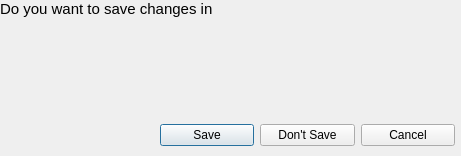
<?xml version="1.0" encoding="UTF-8"?>
<ui version="4.0">
 <class>SaveDialog</class>
 <widget class="QDialog" name="SaveDialog">
  <property name="geometry">
   <rect>
    <x>0</x>
    <y>0</y>
    <width>461</width>
    <height>156</height>
   </rect>
  </property>
  <property name="windowTitle">
   <string>Notepad</string>
  </property>
  <widget class="QWidget" name="horizontalLayoutWidget">
   <property name="geometry">
    <rect>
     <x>160</x>
     <y>120</y>
     <width>295</width>
     <height>31</height>
    </rect>
   </property>
   <layout class="QHBoxLayout" name="horizontalLayout">
    <item>
     <widget class="QPushButton" name="buttonSave">
      <property name="whatsThis">
       <string>Save file and close notepad</string>
      </property>
      <property name="text">
       <string>Save</string>
      </property>
     </widget>
    </item>
    <item>
     <widget class="QPushButton" name="buttonDontSave">
      <property name="whatsThis">
       <string>Don't save file and close notepad</string>
      </property>
      <property name="text">
       <string>Don't Save</string>
      </property>
     </widget>
    </item>
    <item>
     <widget class="QPushButton" name="buttonCancel">
      <property name="whatsThis">
       <string>Don't close notepad</string>
      </property>
      <property name="text">
       <string>Cancel</string>
      </property>
     </widget>
    </item>
   </layout>
  </widget>
  <widget class="QLabel" name="askMessage">
   <property name="geometry">
    <rect>
     <x>0</x>
     <y>0</y>
     <width>461</width>
     <height>111</height>
    </rect>
   </property>
   <property name="font">
    <font>
     <pointsize>11</pointsize>
    </font>
   </property>
   <property name="text">
    <string>Do you want to save changes in</string>
   </property>
   <property name="alignment">
    <set>Qt::AlignLeading|Qt::AlignLeft|Qt::AlignTop</set>
   </property>
   <property name="margin">
    <number>12</number>
   </property>
  </widget>
 </widget>
 <resources/>
 <connections/>
</ui>
